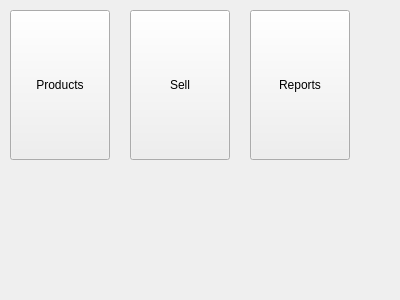
<?xml version="1.0" encoding="UTF-8"?>
<ui version="4.0">
 <class>Home</class>
 <widget class="QWidget" name="Home">
  <property name="geometry">
   <rect>
    <x>0</x>
    <y>0</y>
    <width>400</width>
    <height>300</height>
   </rect>
  </property>
  <property name="windowTitle">
   <string>Form</string>
  </property>
  <widget class="QPushButton" name="openSell">
   <property name="geometry">
    <rect>
     <x>130</x>
     <y>10</y>
     <width>100</width>
     <height>150</height>
    </rect>
   </property>
   <property name="sizePolicy">
    <sizepolicy hsizetype="Maximum" vsizetype="Maximum">
     <horstretch>0</horstretch>
     <verstretch>0</verstretch>
    </sizepolicy>
   </property>
   <property name="minimumSize">
    <size>
     <width>100</width>
     <height>150</height>
    </size>
   </property>
   <property name="maximumSize">
    <size>
     <width>100</width>
     <height>100</height>
    </size>
   </property>
   <property name="text">
    <string>Sell</string>
   </property>
  </widget>
  <widget class="QPushButton" name="openReports">
   <property name="geometry">
    <rect>
     <x>250</x>
     <y>10</y>
     <width>100</width>
     <height>150</height>
    </rect>
   </property>
   <property name="sizePolicy">
    <sizepolicy hsizetype="Maximum" vsizetype="Maximum">
     <horstretch>0</horstretch>
     <verstretch>0</verstretch>
    </sizepolicy>
   </property>
   <property name="minimumSize">
    <size>
     <width>100</width>
     <height>150</height>
    </size>
   </property>
   <property name="maximumSize">
    <size>
     <width>100</width>
     <height>100</height>
    </size>
   </property>
   <property name="text">
    <string>Reports</string>
   </property>
  </widget>
  <widget class="QPushButton" name="openProducts">
   <property name="geometry">
    <rect>
     <x>10</x>
     <y>10</y>
     <width>100</width>
     <height>150</height>
    </rect>
   </property>
   <property name="sizePolicy">
    <sizepolicy hsizetype="Maximum" vsizetype="Maximum">
     <horstretch>0</horstretch>
     <verstretch>0</verstretch>
    </sizepolicy>
   </property>
   <property name="minimumSize">
    <size>
     <width>100</width>
     <height>150</height>
    </size>
   </property>
   <property name="maximumSize">
    <size>
     <width>100</width>
     <height>100</height>
    </size>
   </property>
   <property name="text">
    <string>Products</string>
   </property>
  </widget>
 </widget>
 <resources/>
 <connections/>
</ui>
